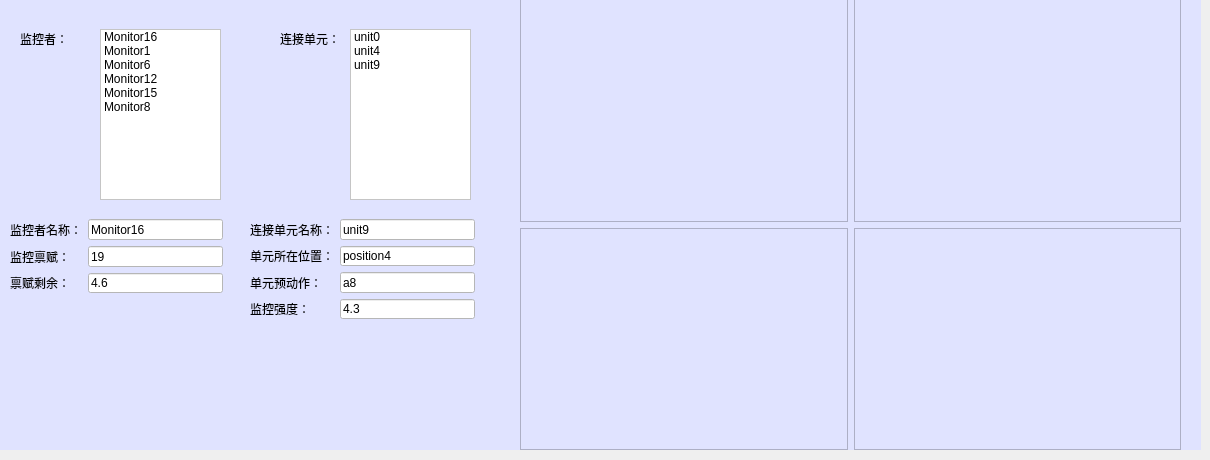
      <widget class="QWidget" name="monitorTab">
       <attribute name="title">
        <string>监控者</string>
       </attribute>
       <widget class="QWidget" name="widget_16" native="true">
        <property name="geometry">
         <rect>
          <x>0</x>
          <y>-1</y>
          <width>1201</width>
          <height>451</height>
         </rect>
        </property>
        <property name="styleSheet">
         <string notr="true">background-color: rgb(224, 227, 255);</string>
        </property>
        <widget class="QListWidget" name="listWidget_25">
         <property name="geometry">
          <rect>
           <x>350</x>
           <y>30</y>
           <width>121</width>
           <height>171</height>
          </rect>
         </property>
         <property name="styleSheet">
          <string notr="true">background-color: rgb(255, 255, 255);
</string>
         </property>
         <item>
          <property name="text">
           <string>unit0</string>
          </property>
         </item>
         <item>
          <property name="text">
           <string>unit4</string>
          </property>
         </item>
         <item>
          <property name="text">
           <string>unit9 </string>
          </property>
         </item>
        </widget>
        <widget class="QLabel" name="label_173">
         <property name="geometry">
          <rect>
           <x>280</x>
           <y>30</y>
           <width>61</width>
           <height>20</height>
          </rect>
         </property>
         <property name="text">
          <string>连接单元：</string>
         </property>
        </widget>
        <widget class="QLabel" name="label_105">
         <property name="geometry">
          <rect>
           <x>20</x>
           <y>30</y>
           <width>61</width>
           <height>20</height>
          </rect>
         </property>
         <property name="text">
          <string>监控者：</string>
         </property>
        </widget>
        <widget class="QWidget" name="gridLayoutWidget_7">
         <property name="geometry">
          <rect>
           <x>520</x>
           <y>0</y>
           <width>661</width>
           <height>451</height>
          </rect>
         </property>
         <layout class="QGridLayout" name="gridLayout_11">
          <item row="0" column="0">
           <widget class="QGraphicsView" name="graphicsView_30">
            <property name="styleSheet">
             <string notr="true">border-image: url(:/patterns/6.png);</string>
            </property>
           </widget>
          </item>
          <item row="0" column="1">
           <widget class="QGraphicsView" name="graphicsView_31">
            <property name="styleSheet">
             <string notr="true">border-image: url(:/chart/8.png);
</string>
            </property>
           </widget>
          </item>
          <item row="1" column="0">
           <widget class="QGraphicsView" name="graphicsView_32">
            <property name="styleSheet">
             <string notr="true">border-image: url(:/chart/10.png);
border-image: url(:/chart/9.png);</string>
            </property>
           </widget>
          </item>
          <item row="1" column="1">
           <widget class="QGraphicsView" name="graphicsView_33"/>
          </item>
         </layout>
        </widget>
        <widget class="QListWidget" name="listWidget_17">
         <property name="geometry">
          <rect>
           <x>100</x>
           <y>30</y>
           <width>121</width>
           <height>171</height>
          </rect>
         </property>
         <property name="styleSheet">
          <string notr="true">background-color: rgb(255, 255, 255);
</string>
         </property>
         <item>
          <property name="text">
           <string>Monitor16</string>
          </property>
         </item>
         <item>
          <property name="text">
           <string>Monitor1</string>
          </property>
         </item>
         <item>
          <property name="text">
           <string>Monitor6</string>
          </property>
         </item>
         <item>
          <property name="text">
           <string>Monitor12</string>
          </property>
         </item>
         <item>
          <property name="text">
           <string>Monitor15</string>
          </property>
         </item>
         <item>
          <property name="text">
           <string>Monitor8</string>
          </property>
         </item>
        </widget>
        <widget class="QWidget" name="layoutWidget">
         <property name="geometry">
          <rect>
           <x>10</x>
           <y>220</y>
           <width>213</width>
           <height>74</height>
          </rect>
         </property>
         <layout class="QGridLayout" name="gridLayout_13">
          <item row="0" column="0">
           <widget class="QLabel" name="label_177">
            <property name="text">
             <string>监控者名称：</string>
            </property>
           </widget>
          </item>
          <item row="0" column="1">
           <widget class="QLineEdit" name="lineEdit_98">
            <property name="styleSheet">
             <string notr="true">background-color: rgb(255, 255, 255);
</string>
            </property>
            <property name="text">
             <string>Monitor16</string>
            </property>
           </widget>
          </item>
          <item row="1" column="0">
           <widget class="QLabel" name="label_178">
            <property name="text">
             <string>监控禀赋：</string>
            </property>
           </widget>
          </item>
          <item row="1" column="1">
           <widget class="QLineEdit" name="lineEdit_99">
            <property name="styleSheet">
             <string notr="true">background-color: rgb(255, 255, 255);
</string>
            </property>
            <property name="text">
             <string>19</string>
            </property>
           </widget>
          </item>
          <item row="2" column="0">
           <widget class="QLabel" name="label_185">
            <property name="text">
             <string>禀赋剩余：</string>
            </property>
           </widget>
          </item>
          <item row="2" column="1">
           <widget class="QLineEdit" name="lineEdit_106">
            <property name="styleSheet">
             <string notr="true">background-color: rgb(255, 255, 255);
</string>
            </property>
            <property name="text">
             <string>4.6</string>
            </property>
           </widget>
          </item>
         </layout>
        </widget>
        <widget class="QWidget" name="layoutWidget">
         <property name="geometry">
          <rect>
           <x>250</x>
           <y>220</y>
           <width>225</width>
           <height>100</height>
          </rect>
         </property>
         <layout class="QGridLayout" name="gridLayout_14">
          <item row="0" column="0">
           <widget class="QLabel" name="label_179">
            <property name="text">
             <string>连接单元名称：</string>
            </property>
           </widget>
          </item>
          <item row="0" column="1">
           <widget class="QLineEdit" name="lineEdit_100">
            <property name="styleSheet">
             <string notr="true">background-color: rgb(255, 255, 255);
</string>
            </property>
            <property name="text">
             <string>unit9</string>
            </property>
           </widget>
          </item>
          <item row="1" column="0">
           <widget class="QLabel" name="label_182">
            <property name="text">
             <string>单元所在位置：</string>
            </property>
           </widget>
          </item>
          <item row="1" column="1">
           <widget class="QLineEdit" name="lineEdit_104">
            <property name="styleSheet">
             <string notr="true">background-color: rgb(255, 255, 255);
</string>
            </property>
            <property name="text">
             <string>position4</string>
            </property>
           </widget>
          </item>
          <item row="2" column="0">
           <widget class="QLabel" name="label_183">
            <property name="text">
             <string>单元预动作：</string>
            </property>
           </widget>
          </item>
          <item row="2" column="1">
           <widget class="QLineEdit" name="lineEdit_105">
            <property name="styleSheet">
             <string notr="true">background-color: rgb(255, 255, 255);
</string>
            </property>
            <property name="text">
             <string>a8</string>
            </property>
           </widget>
          </item>
          <item row="3" column="0">
           <widget class="QLabel" name="label_180">
            <property name="text">
             <string>监控强度：</string>
            </property>
           </widget>
          </item>
          <item row="3" column="1">
           <widget class="QLineEdit" name="lineEdit_101">
            <property name="styleSheet">
             <string notr="true">background-color: rgb(255, 255, 255);
</string>
            </property>
            <property name="text">
             <string>4.3</string>
            </property>
           </widget>
          </item>
         </layout>
        </widget>
       </widget>
      </widget>
